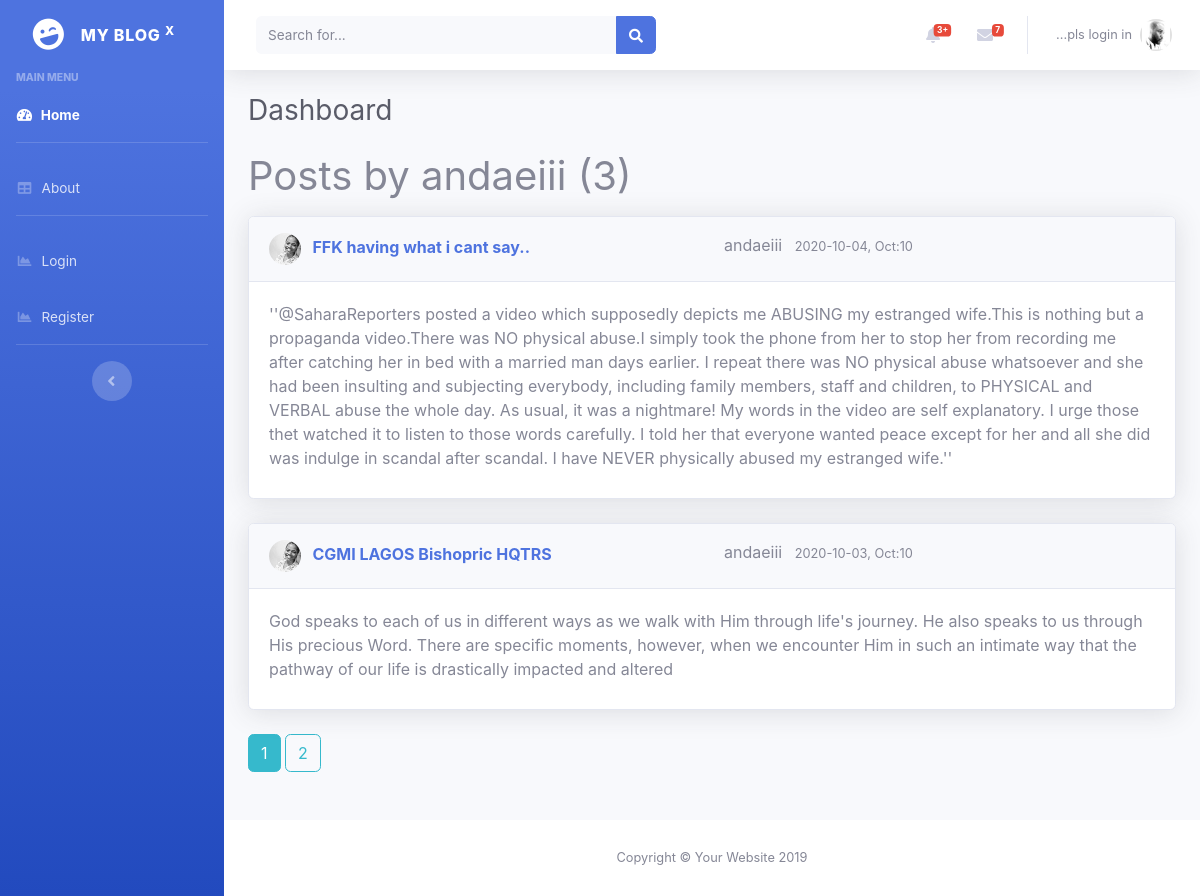
/user/andaeiii, run on the app's committed database.
### flaskblog/models.py (models this page shows, shortened)
class User(db.Model, UserMixin):
    id              = db.Column(db.Integer, primary_key=True)
    username        = db.Column(db.String(20), unique=True, nullable=False)
    email           = db.Column(db.String(30), unique=True, nullable=False)
    password        = db.Column(db.String(60), nullable=False)
    image_file      = db.Column(db.String(20), nullable=False, default='default.jpg')
    posts           = db.relationship('Post', backref='author', lazy=True)             # one-to-many relationship...

class Post(db.Model):
    id              = db.Column(db.Integer, primary_key=True)
    user_id         = db.Column(db.Integer, db.ForeignKey('user.id'), nullable=False)  # (table name . column name)
    title           = db.Column(db.String(120), nullable=False)
    date_posted     = db.Column(db.DateTime,  nullable=False, default=datetime.utcnow)
    content         = db.Column(db.Text(), nullable=False)

### flaskblog/users/routes.py (the view)
@users.route("/user/<string:username>")                                          #  include another route...
def user_posts(username):
    page = request.args.get('page', 1, type=int)                            #   page, default page, type=integer...
    user = User.query.filter_by(username=username).first_or_404()
    posts = Post.query.filter_by(author=user)\
            .order_by(Post.date_posted.desc())\
            .paginate(page=page, per_page=2)           #.all()  #order by date..
    return render_template('pages/user_posts.html', posts=posts, user=user)

### flaskblog/templates/pages/user_posts.html (shortened to what this page needs)
{% extends 'layout.html' %}
{% block body %}
<h1 class="mb-3"> Posts by {{user.username}} ({{posts.total}}) </h1>
    {% for post in posts.items%}
    <div class="card shadow mb-4">
        <div class="card-header py-3">
          <div class="row">
              <div class="col-sm-6">
                    <h6 class="m-0 font-weight-bold text-primary">
                      <img class="img-profile rounded-circle" height="32" width="32" src="{{url_for('static', filename='uploads/'+post.author.image_file)}}"> &nbsp;
                      <a href="{{url_for('posts.post', post_id=post.id)}}">{{post.title}}</a>
                    </h6>
              </div>
              <div class="col-sm-5">
                <a class="mr-2 text-muted" href="{{ url_for('users.user_posts', username=post.author.username) }}">{{ post.author.username }}</a>
                <small class="text-muted">{{ post.date_posted.strftime('%Y-%m-%d, %h:%m') }}</small>
              </div>
          </div>
        </div>
        <div class="card-body"> {{post.content}} </div>
        <small class="text-muted" style="font-size:9px;display:block;color:#e6e6e6 !important;padding:4px 10px;">
        </small>
    </div>
    {% endfor%}
    {%  for page_num in posts.iter_pages(left_edge=1, right_edge=1, left_current=1, right_current=2)  %}
      {% if page_num %}
        {% if posts.page == page_num %}
          <a class="btn btn-info mb-4" href="{{ url_for('users.user_posts', username=user.username, page=page_num)}}"> {{page_num}}</a>
        {% else %}
          <a class="btn btn-outline-info mb-4" href="{{ url_for('users.user_posts', username=user.username, page=page_num)}}"> {{page_num}}</a>
        {% endif %}
      {% else %}
        .....
      {% endif %}
    {%  endfor %}
{% endblock %}

### data on the page
User: username "andaeiii"
Post: image_file (picture), title "FFK having what i cant say..", author.username "andaeiii", date_posted "2020-10-04, Oct:10", content "''@SaharaReporters posted a video which supposedly depicts me ABUSING my estranged wife.This is nothing but a propaganda video.There was NO physical abuse.I simply took the phone from her to stop her from recording me after catching her in bed with a married man days earlier. I repeat there was NO physical abuse whatsoever and she had been insulting and subjecting everybody, including family members, staff and children, to PHYSICAL and VERBAL abuse the whole day. As usual, it was a nightmare! My words in the video are self explanatory. I urge those thet watched it to listen to those words carefully. I told her that everyone wanted peace except for her and all she did was indulge in scandal…"
Post: image_file (picture), title "CGMI LAGOS Bishopric HQTRS", author.username "andaeiii", date_posted "2020-10-03, Oct:10", content "God speaks to each of us in different ways as we walk with Him through life's journey. He also speaks to us through His precious Word. There are specific moments, however, when we encounter Him in such an intimate way that the pathway of our life is drastically impacted and altered"

### other printed values
{{ posts.total }} "3"
{{ page_num }} "1"
{{ page_num }} "2"
